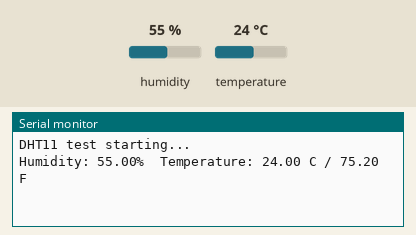
Bench run of a sketch on a simulated Arduino Uno, built with avr-gcc and run on an emulated ATmega328P. Parts: the last lines printed to the serial monitor. Inputs (shaded band) come from the test bench; at power-on: humidity 55 %, temperature 24 °C.

Above: at 2.2 s.
2.3 s: humidity set to 22 %
At 3.4 s:
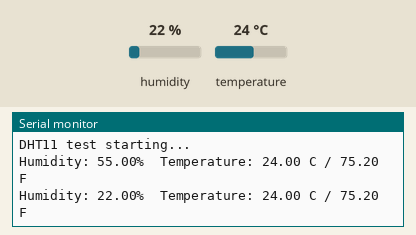
5.0 s: temperature set to 12 °C
At 5.8 s:
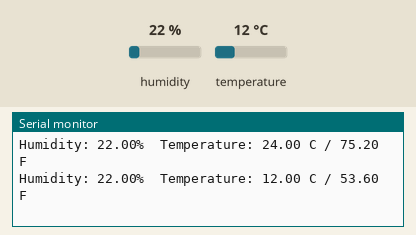
7.7 s: humidity set to 40 %
At 9.5 s:
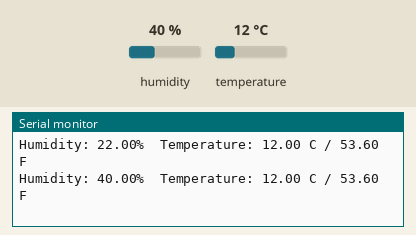
Timing chart, 0 to 11.0 s (numbered marks = the images above; inputs shaded):
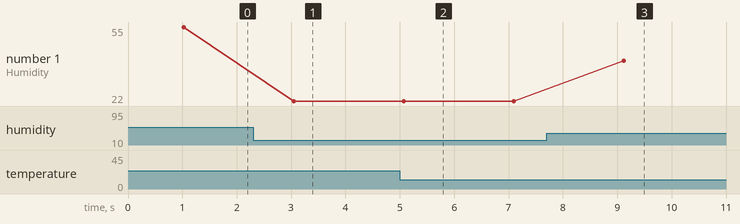

The sketch:

dht11_test.ino
```cpp
#include <DHT.h>

#define DHTPIN 4
#define DHTTYPE DHT11

DHT dht(DHTPIN, DHTTYPE);

void setup() {
  Serial.begin(115200);
  delay(1000);
  Serial.println("DHT11 test starting...");
  dht.begin();
}

void loop() {
  float h = dht.readHumidity();
  float t = dht.readTemperature();
  float f = dht.readTemperature(true);

  if (isnan(h) || isnan(t) || isnan(f)) {
    Serial.println("Failed to read from DHT11 sensor!");
    delay(2000);
    return;
  }

  Serial.print("Humidity: ");
  Serial.print(h);
  Serial.print("%  Temperature: ");
  Serial.print(t);
  Serial.print(" C / ");
  Serial.print(f);
  Serial.println(" F");

  delay(2000);
}
```

Measured:
- after the input at 2.3 s, the serial monitor: prints a new line after 0.75 s (image 1)
- after the input at 5.0 s, the serial monitor: prints a new line after 0.07 s (image 2)
- after the input at 7.7 s, the serial monitor: prints a new line after 1.4 s (image 3)
- plotted number 1: 55 → 22 after the input at 2.3 s, 22 → 40 after the input at 7.7 s
